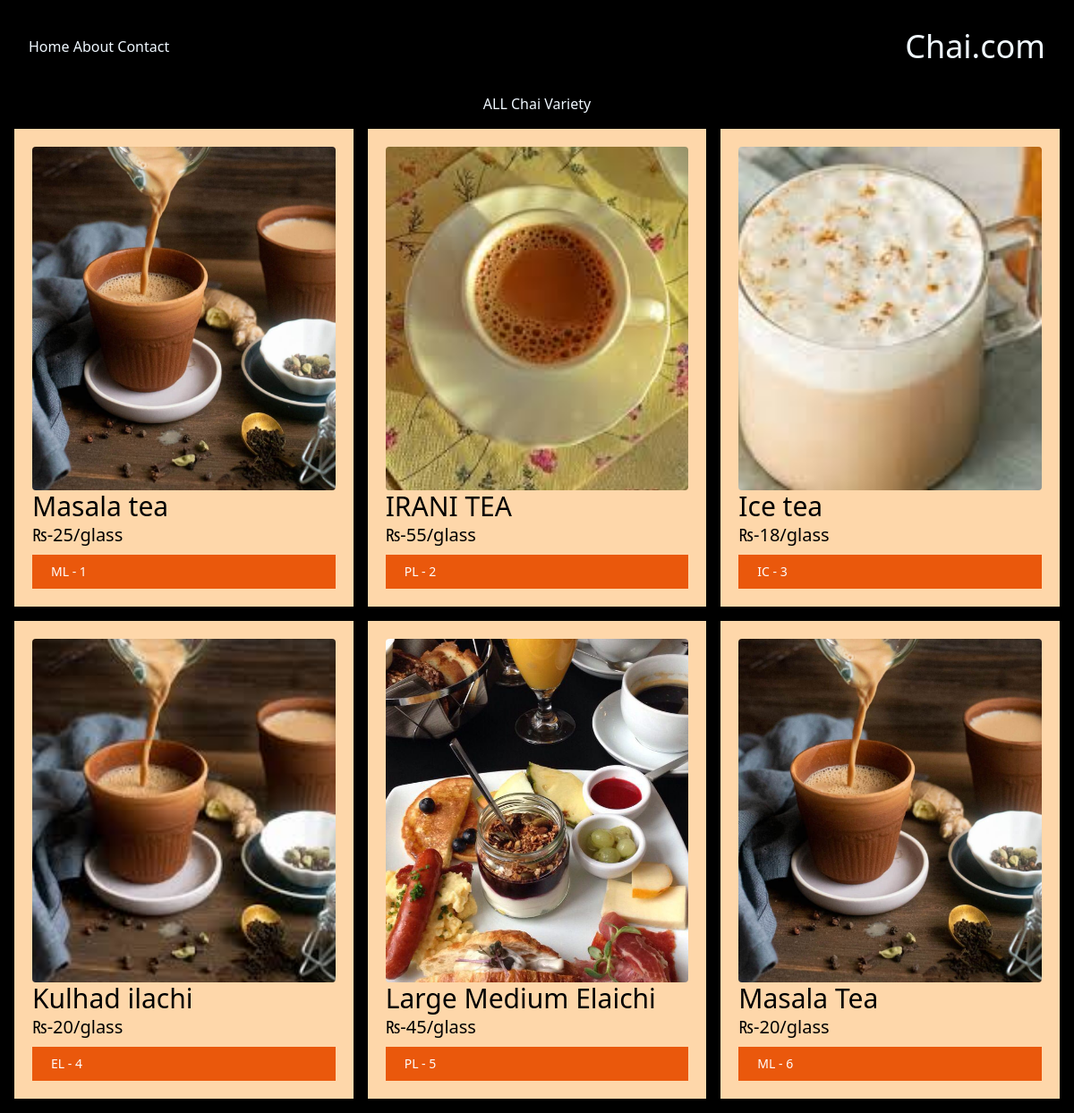
The app's page /chai/ with its own data.
### chai/models.py (models this page shows, shortened)
class ChaiVariety(models.Model):
    CHAI_TYPE_CHOICE = [
        ('ML', 'MASALA'),
        ('GR', 'GINGER'),
        ('KL', 'KIWI'),
        ('PL', 'PLAIN'),
        ('EL', 'ELAICH'),
        ('IC', 'ICE'),
    ]
    name = models.CharField(max_length=20)
    image = models.ImageField(upload_to='chais/')
    date_added = models.DateTimeField(default=timezone.now)
    type = models.CharField(max_length=2, choices=CHAI_TYPE_CHOICE)
    description = models.TextField(default='')
    price = models.IntegerField(default=0)

### chai/views.py (the view)
# urls.py: path('', views.meme, name='meme'),
def meme(request):
    chais = ChaiVariety.objects.all()
    return render(request, 'chai/meme.html', {'chais': chais})

### chai/templates/chai/meme.html (shortened to what this page needs)
{% extends "layout.html" %}
{%   block content %}
<h1  >ALL Chai Variety</h1>
<div class="grid grid-cols-3 gap-4 m-4">
    {% for chai in chais %}
    <div class="chai-item bg-orange-200 p-5">
        <img class="rounded h-96 w-96 object-cover" src="{{chai.image.url}}" alt="">
        <h3 class="text-3xl text-black">{{chai.name}}</h3>
        <p class="text-xl text-black"> ₨-{{chai.price}}/glass</p>
        <a href="{% url 'chai_detail' chai.id  %}">
            <button type="button" class="bg-orange-600 inline-flex items-center w-[100%] px-5 py-2 border border-transparent text-sm text-white hover:bg-orange-700 focus:outline-none focus:right-2 focus:ring-offset-4 focus:ring-orange-500 mt-2 " >
                {{chai.type}} - {{chai.id}}
             </button>
        </a>
    </div>
    {% endfor %}
</div>
{% endblock %}

### templates/layout.html (shortened to what this page needs)
{% load static tailwind_tags %}
<!DOCTYPE html>
<html lang="en">
<head>
    <link rel="stylesheet" href="{% static 'style.css' %}">
    {% tailwind_css %}
</head>
<body>
    <nav class=" flex h-26 w-full p-8 justify-between items-center  ">
        <div  >
            <a href="/">Home</a>
            <a href="about">About</a>
            <a href="contact">Contact</a>
        </div>
        <h1 class="text-4xl flex">Chai.com</h1>
    </nav>
    {% block content %}{% endblock %}
</body>
</html>

### static/style.css (style rules this page uses)
body { background-color: black; color: aliceblue; }
h1 { text-align: center; font-size: 5vw; }

### records on screen
ChaiVariety: image (picture), name "Masala tea", price "25", type "ML", id "1"
ChaiVariety: image (picture), name "IRANI TEA", price "55", type "PL", id "2"
ChaiVariety: image (picture), name "Ice tea", price "18", type "IC", id "3"
ChaiVariety: image (picture), name "Kulhad ilachi", price "20", type "EL", id "4"
ChaiVariety: image (picture), name "Large Medium Elaichi", price "45", type "PL", id "5"
ChaiVariety: image (picture), name "Masala Tea", price "20", type "ML", id "6"
